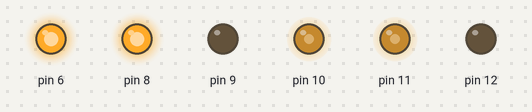
This sketch was run on a simulated Arduino Uno, built with avr-gcc and run on an emulated ATmega328P. Parts: output pins drawn as LEDs (lit = HIGH).

Above: at 0.05 s.
At 3.75 s:
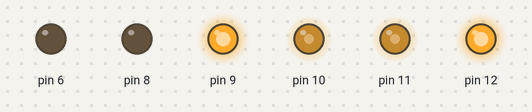
At 7.45 s:
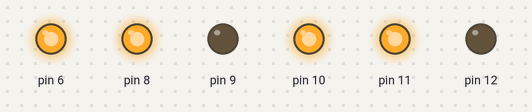
At 11.15 s:
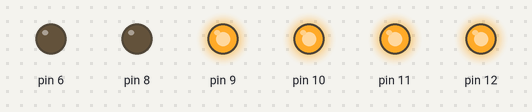
At 14.95 s:
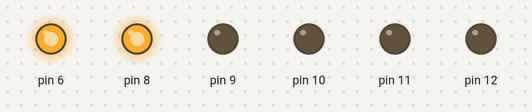
Timing chart, 0 to 19.5 s (numbered marks = the images above):
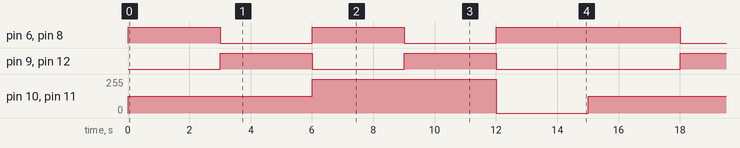

The sketch:

motor_control.ino
```cpp
void setup()
{
  pinMode(6, OUTPUT);
  pinMode(8, OUTPUT);
  pinMode(9, OUTPUT);
  pinMode(12, OUTPUT);

}

void loop()
{
  f_50();
  b_50();
  f();
  b();
  s();
}
```

motor.ino
```cpp
void f_50()
{
//최대속도의 50%로 정회전
  digitalWrite(8, HIGH);
  digitalWrite(9, LOW);
  analogWrite(11, 127);
  digitalWrite(6, HIGH);
  digitalWrite(12, LOW);
  analogWrite(10, 127);
  delay(3000);
}

void b_50()
{
//최대속도의 50% 역회전
  digitalWrite(8, LOW);
  digitalWrite(9,HIGH);
  analogWrite(11, 127);
  digitalWrite(6, LOW);
  digitalWrite(12,HIGH);
  analogWrite(10, 127);
  delay(3000);
}

void f()
{
//최대속도로 정회전
  digitalWrite(8, HIGH);
  digitalWrite(9,LOW);
  analogWrite(11, 255);
  digitalWrite(6, HIGH);
  digitalWrite(12,LOW);
  analogWrite(10, 255);
  delay(3000);
}

void b()
{
//최대속도로 역회전
  digitalWrite(8, LOW);
  digitalWrite(9, HIGH);
  analogWrite(11, 255);
  digitalWrite(6, LOW);
  digitalWrite(12, HIGH);
  analogWrite(10, 255);
  delay(3000);
}

void s()
{
//정지 (7번핀에 HIGH를 주어도 PWM 핀에 값을 0을 주었기 때문에 정지함)
  digitalWrite(8, HIGH);
  digitalWrite(9, LOW);
  analogWrite(11, 0);
  digitalWrite(6, HIGH);
  digitalWrite(12, LOW);
  analogWrite(10, 0);
  delay(3000);
}
```

Measured:
- by itself, pin 6, pin 8: repeats every 15.0 s: LOW 3.0 s, HIGH 3.0 s, LOW 3.0 s, HIGH 6.0 s
- by itself, pin 9, pin 12: repeats every 15.0 s: LOW 3.0 s, HIGH 3.0 s, LOW 6.0 s, HIGH 3.0 s
- by itself, pin 10, pin 11: repeats every 15.0 s: 255/255 6.0 s, 0/255 3.0 s, 127/255 6.0 s
